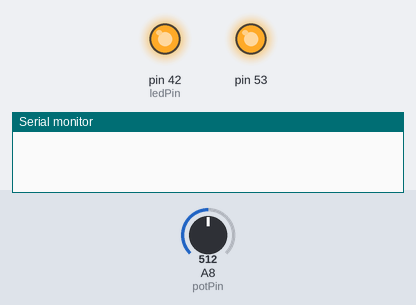
A sketch run on a simulated Arduino Mega 2560, built with avr-gcc and run on an emulated ATmega2560. Shown: output pins drawn as LEDs (lit = HIGH), the last lines printed to the serial monitor. The inputs (shaded band) are chosen by the test bench; at power-on: A8 (potPin) = 512. The local clock reads 2024-03-15 10:24:30 at power-on unless the sketch sets it; storage starts empty.

Above: at 0.1 s.
At 1.1 s:
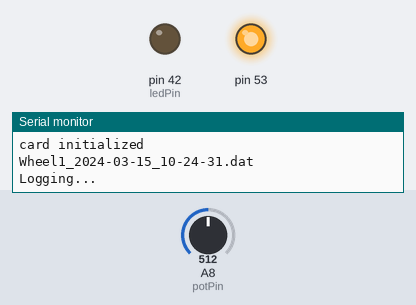
Timing chart, 0 to 2.6 s (numbered marks = the images above):
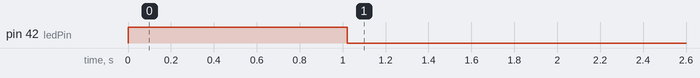

The sketch:

ActiWheel.ino
```cpp
#include <TimerOne.h>
#include <TimerThree.h>
#include "RTClib.h"
#include <Wire.h>
#include <SPI.h>
#include <SdFat.h>   //user SDA/SCL on Pins 20 and 21

// file system
#if USE_SDIO
// Traditional DMA version.
// SdFatSdio sd;
// Faster version.
SdFatSdioEX sd;
#else  // USE_SDIO
SdFat sd;
#endif  // USE_SDIO

//SdFat sd;

SdFile logfile;
SdFile logfile2;
RTC_DS1307 RTC;

//Pins declaration
const uint16_t potPin = A8;
const uint16_t ledPin = 42;

uint32_t timestamp_main;

char filename[31];

const uint16_t bufferSize = 1020;

//volatile variables handled in the ISR
volatile uint8_t bufferA[bufferSize];
volatile uint8_t bufferB[bufferSize];
volatile uint16_t potRead_int;
volatile boolean mainWriteFlag = false;
volatile boolean useBufferA = true;
volatile uint16_t blockIndex = 0;
volatile uint32_t oldTimestamp = 0;
volatile uint32_t timestamp;
volatile uint32_t microsTime;

const uint32_t samplingFreq = 100;
volatile uint16_t sampleCounter = 0;

uint8_t nowHour;
uint8_t nowMinute;
uint8_t nowSecond;
uint8_t newfileHour = 0;
uint8_t newfileMinute = 0;
boolean newfileFlag = true;

void createLogfile() {
  DateTime now = RTC.now();
  sprintf(filename, "Wheel1_%04d-%02d-%02d_%02d-%02d-%02d.dat", now.year(), now.month(), now.day(), now.hour(), now.minute(), now.second());
  logfile.open(filename, O_WRITE | O_CREAT);
  Serial.println(filename);
}


void logData() {
  if (timestamp != oldTimestamp) {  //this is to avoid missed timestamp updates during occasional long latency writes
    oldTimestamp = timestamp;
    sampleCounter = 0;
  }
  sampleCounter++;
  if (sampleCounter > samplingFreq) { //it forces the timestamp to be incremented if 100 data points with that timestamp have already been acquired
    timestamp++;
    sampleCounter = 0;
  }
  potRead_int = analogRead(potPin);
  microsTime = micros();

  if (useBufferA) {                                             //The 2 buffers are used one at the time to avoid missing data.
    bufferA[blockIndex + 1] = uint8_t(potRead_int >> 8);        //As one gets full, it is written to the sd card during the loop()
    bufferA[blockIndex] = uint8_t(potRead_int);                 //so that the other buffer can be filled as the first one is written.
    bufferA[blockIndex + 5] = uint8_t(timestamp >> 24);
    bufferA[blockIndex + 4] = uint8_t(timestamp >> 16);
    bufferA[blockIndex + 3] = uint8_t(timestamp >> 8);
    bufferA[blockIndex + 2] = uint8_t(timestamp);
    bufferA[blockIndex + 9] = uint8_t(microsTime >> 24);
    bufferA[blockIndex + 8] = uint8_t(microsTime >> 16);
    bufferA[blockIndex + 7] = uint8_t(microsTime >> 8);
    bufferA[blockIndex + 6] = uint8_t(microsTime);

    blockIndex = blockIndex + 10;
  }
  else {
    bufferB[blockIndex + 1] = uint8_t(potRead_int >> 8);
    bufferB[blockIndex] = uint8_t(potRead_int);
    bufferB[blockIndex + 5] = uint8_t(timestamp >> 24);
    bufferB[blockIndex + 4] = uint8_t(timestamp >> 16);
    bufferB[blockIndex + 3] = uint8_t(timestamp >> 8);
    bufferB[blockIndex + 2] = uint8_t(timestamp);
    bufferB[blockIndex + 9] = uint8_t(microsTime >> 24);
    bufferB[blockIndex + 8] = uint8_t(microsTime >> 16);
    bufferB[blockIndex + 7] = uint8_t(microsTime >> 8);
    bufferB[blockIndex + 6] = uint8_t(microsTime);

    blockIndex = blockIndex + 10;
  }

  if (blockIndex >= bufferSize) {
    useBufferA = !useBufferA;
    blockIndex = 0;
    mainWriteFlag = true;
  }
}


void error() {
  while (true) {
    digitalWrite(ledPin, HIGH);
    delay(500);
    digitalWrite(ledPin, LOW);
    delay(500);
  }
}


void setup() {
  Serial.begin(115200);
  Wire.begin();
  RTC.begin();
  SPI.begin();

  pinMode(potPin, INPUT);
  pinMode(ledPin, OUTPUT);
  digitalWrite(ledPin, HIGH);
  delay(1000);

  if (!sd.begin(53)) {
    Serial.println("card not present");
    error();
  }
  else {
    Serial.println("card initialized");
    digitalWrite(ledPin, LOW);
  }

  createLogfile();

  if (sd.exists(filename)) {
    Serial.println("Logging...");
  }
  else {
    Serial.println("Could not create log file");
    error();
  }
  uint32_t samplingInterval = 1000000 / samplingFreq;

  Timer3.initialize();
  Timer3.setPeriod(samplingInterval);
  Timer3.attachInterrupt(logData);
}


void loop() {
  DateTime now = RTC.now();
  timestamp_main = now.unixtime();

  nowHour = now.hour();
  nowMinute = now.minute();
  nowSecond = now.second();

  noInterrupts();
  timestamp = timestamp_main;
  interrupts();

  if (mainWriteFlag) {
    if (useBufferA) {
      logfile.write((uint8_t *)&bufferB, sizeof(bufferB));
      logfile.sync();
      mainWriteFlag = false;
    }
    else {
      logfile.write((uint8_t *)&bufferA, sizeof(bufferA));
      logfile.sync();
      mainWriteFlag = false;
    }
  }
}
```
